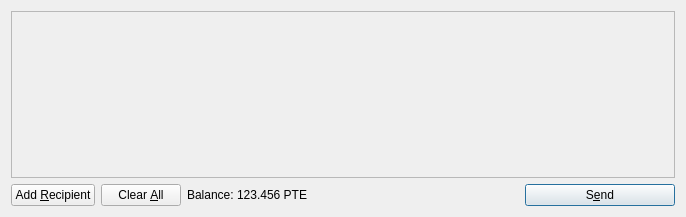
<?xml version="1.0" encoding="UTF-8"?>
<ui version="4.0">
 <class>SendCoinsDialog</class>
 <widget class="QDialog" name="SendCoinsDialog">
  <property name="geometry">
   <rect>
    <x>0</x>
    <y>0</y>
    <width>686</width>
    <height>217</height>
   </rect>
  </property>
  <property name="windowTitle">
   <string>Send Coins</string>
  </property>
  <layout class="QVBoxLayout" name="verticalLayout">
   <item>
    <widget class="QScrollArea" name="scrollArea">
     <property name="widgetResizable">
      <bool>true</bool>
     </property>
     <widget class="QWidget" name="scrollAreaWidgetContents">
      <property name="geometry">
       <rect>
        <x>0</x>
        <y>0</y>
        <width>666</width>
        <height>165</height>
       </rect>
      </property>
      <layout class="QVBoxLayout" name="verticalLayout_2">
       <property name="margin">
        <number>0</number>
       </property>
       <item>
        <layout class="QVBoxLayout" name="entries">
         <property name="spacing">
          <number>6</number>
         </property>
        </layout>
       </item>
       <item>
        <spacer name="verticalSpacer">
         <property name="orientation">
          <enum>Qt::Vertical</enum>
         </property>
         <property name="sizeHint" stdset="0">
          <size>
           <width>20</width>
           <height>40</height>
          </size>
         </property>
        </spacer>
       </item>
      </layout>
     </widget>
    </widget>
   </item>
   <item>
    <layout class="QHBoxLayout" name="horizontalLayout">
     <item>
      <widget class="QPushButton" name="addButton">
       <property name="toolTip">
        <string>Send to multiple recipients at once</string>
       </property>
       <property name="text">
        <string>Add &amp;Recipient</string>
       </property>
       <property name="icon">
        <iconset resource="../bitcoin.qrc">
         <normaloff>:/icons/add</normaloff>:/icons/add</iconset>
       </property>
       <property name="autoDefault">
        <bool>false</bool>
       </property>
      </widget>
     </item>
     <item>
      <widget class="QPushButton" name="clearButton">
       <property name="sizePolicy">
        <sizepolicy hsizetype="Minimum" vsizetype="Fixed">
         <horstretch>0</horstretch>
         <verstretch>0</verstretch>
        </sizepolicy>
       </property>
       <property name="toolTip">
        <string>Remove all transaction fields</string>
       </property>
       <property name="text">
        <string>Clear &amp;All</string>
       </property>
       <property name="icon">
        <iconset resource="../bitcoin.qrc">
         <normaloff>:/icons/remove</normaloff>:/icons/remove</iconset>
       </property>
       <property name="autoRepeatDelay">
        <number>300</number>
       </property>
       <property name="autoDefault">
        <bool>false</bool>
       </property>
      </widget>
     </item>
     <item>
      <layout class="QHBoxLayout" name="horizontalLayout_2">
       <property name="spacing">
        <number>3</number>
       </property>
       <item>
        <widget class="QLabel" name="label">
         <property name="text">
          <string>Balance:</string>
         </property>
        </widget>
       </item>
       <item>
        <widget class="QLabel" name="labelBalance">
         <property name="cursor">
          <cursorShape>IBeamCursor</cursorShape>
         </property>
         <property name="text">
          <string>123.456 PTE</string>
         </property>
         <property name="textInteractionFlags">
          <set>Qt::LinksAccessibleByMouse|Qt::TextSelectableByKeyboard|Qt::TextSelectableByMouse</set>
         </property>
        </widget>
       </item>
      </layout>
     </item>
     <item>
      <spacer name="horizontalSpacer">
       <property name="orientation">
        <enum>Qt::Horizontal</enum>
       </property>
       <property name="sizeHint" stdset="0">
        <size>
         <width>40</width>
         <height>20</height>
        </size>
       </property>
      </spacer>
     </item>
     <item>
      <widget class="QPushButton" name="sendButton">
       <property name="minimumSize">
        <size>
         <width>150</width>
         <height>0</height>
        </size>
       </property>
       <property name="toolTip">
        <string>Confirm the send action</string>
       </property>
       <property name="text">
        <string>S&amp;end</string>
       </property>
       <property name="icon">
        <iconset resource="../bitcoin.qrc">
         <normaloff>:/icons/send</normaloff>:/icons/send</iconset>
       </property>
       <property name="default">
        <bool>true</bool>
       </property>
      </widget>
     </item>
    </layout>
   </item>
  </layout>
 </widget>
 <resources>
  <include location="../bitcoin.qrc"/>
 </resources>
 <connections/>
</ui>
